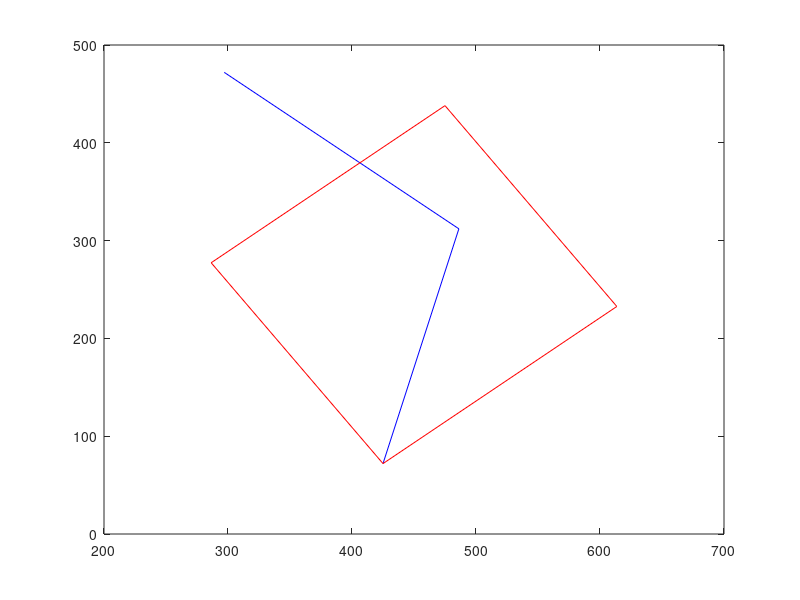

Reproduce this figure in MATLAB.
m1x = 297.0;
m1y = 472.0;
m2x = 475.0;
m2y = 438.0;
R = 247.73;
ty = 72;
tx = 425;

%%%%%%MOTOR 1%%%%%%%%%%%

Delatx = m1x-tx;
Deltay = ty-m1y;

l = ((Deltay)^2+(Delatx)^2)^(1/2);
h = (R^2-(l/2)^2)^(1/2);
Angle1 = acos((Delatx)/l);
Angle2 = acos(l/(2*R));
Angle21 = ((Angle2)+(pi-Angle1));
Angle22 = ((pi-Angle1)-(Angle2));


xj21 = tx + R*cos(pi - Angle21);
yj21 = ty + R*sin(pi - Angle21);
xj22 = tx + R*cos(pi - Angle22);
yj22 = ty + R*sin(pi - Angle22);

plot([tx xj22 m1x],[ty yj22 m1y],'b')
plot([tx xj21 m1x],[ty yj21 m1y],'b')
hold on
M1Angle21 = -atan2(yj21 - m2y, xj21 - m2x);
M1Angle22 = -atan2(yj22 - m2y, xj22 - m2x);
M1LinkageAngle21 = ((M1Angle21*180)/pi);
M1LinkageAngle22 = ((M1Angle22*180)/pi);
%%%%%%%%%%MOTOR 2%%%%%%%%
Delatx = m2x-tx;
Deltay = ty-m2y;

l = ((Deltay)^2+(Delatx)^2)^(1/2);
h = (R^2-(l/2)^2)^(1/2);
Angle1 = acos((Delatx)/l);
Angle2 = acos(l/(2*R));
Angle21 = ((Angle2)+(pi-Angle1));
Angle22 = ((pi-Angle1)-(Angle2));


xj21 = tx + R*cos(pi - Angle21);
yj21 = ty + R*sin(pi - Angle21);
xj22 = tx + R*cos(pi - Angle22);
yj22 = ty + R*sin(pi - Angle22);

plot([tx xj22 m2x],[ty yj22 m2y],'r')
plot([tx xj21 m2x],[ty yj21 m2y],'r')


M2Angle21 = -atan2(yj21 - m2y, xj21 - m2x);
M2Angle22 = -atan2(yj22 - m2y, xj22 - m2x);
M2LinkageAngle21 = ((M2Angle21*180)/pi);
M2LinkageAngle22 = ((M2Angle22*180)/pi);

